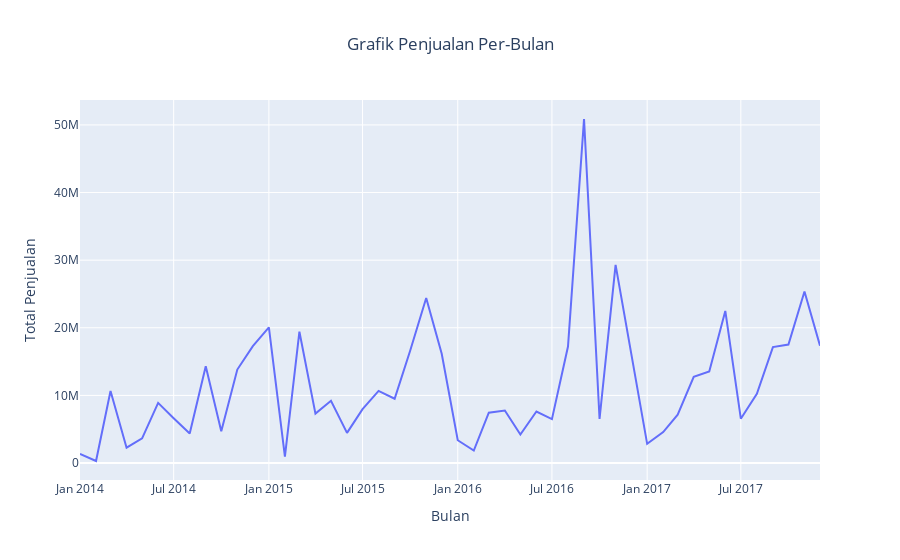

Notebook code for this chart:
### Code cell
fig = px.line(month_sales, x = 'Month',
        y = 'Sales', 
        title = 'Grafik Penjualan Per-Bulan')

fig.update_layout(xaxis_title = 'Bulan', yaxis_title = 'Total Penjualan',
                  title_x = 0.5,
                  )
